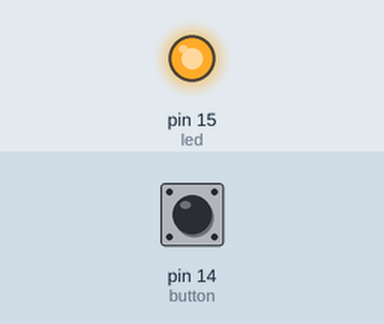
Simulated run of this program. Board: MicroPython board. On the bench: output pins drawn as LEDs (lit = HIGH). The inputs (shaded band) are chosen by the test bench; at power-on: pin 14 (button) LOW. Random numbers come from a fixed seed; what the program prints to the serial console is not drawn.

Above: at 0.1 s.
At 7.0 s:
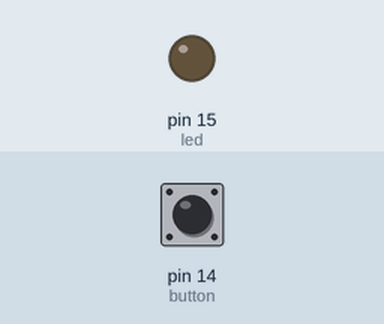
7.1 s: pin 14 (button) pulled HIGH for 0.15 s
Timing chart, 0 to 10.1 s (numbered marks = the images above; inputs shaded):
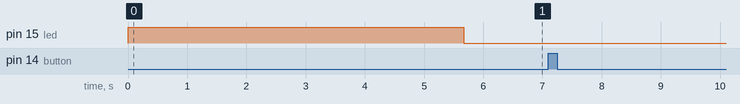

The program:

reaction.py
```python
import machine
import utime
import urandom

pressed = False
led = machine.Pin(15, machine.Pin.OUT)
button = machine.Pin(14, machine.Pin.IN, machine.Pin.PULL_DOWN)

def button_handler (pin):
    global pressed
    if not pressed:
        pressed = True
        timer_reaction = utime.ticks_diff(utime.ticks_ms(), timer_start)
        tempo = timer_reaction/10
        print("Seu tempo foi de " + str(tempo) + " ms")

timer_start = utime.ticks_ms()

led.value(1)
utime.sleep(urandom.uniform(5,10))
led.value(0)

button.irq(trigger=machine.Pin.IRQ_RISING, handler=button_handler)
```

Measured:
- after the input at 7.1 s, every drawn part: stays the same
